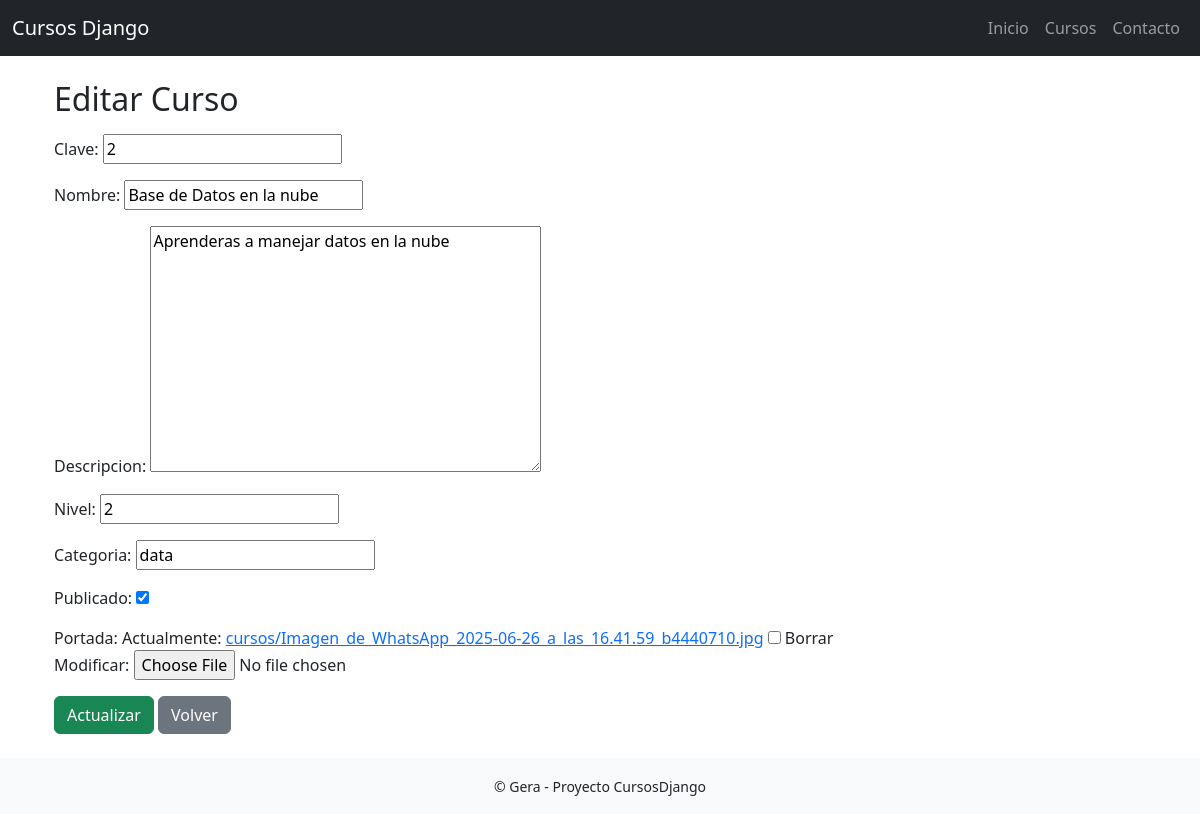
/crud/editar/2/, run on the app's committed database.
### cursos/models.py (models this page shows, shortened)
class Curso(models.Model):
    clave = models.CharField(max_length=20)
    nombre = models.CharField(max_length=100)
    descripcion = models.TextField()
    nivel = models.CharField(max_length=50)
    categoria = models.CharField(max_length=50)
    publicado = models.BooleanField(default=False)
    portada = models.ImageField(upload_to='cursos/', blank=True, null=True)
    fecha_creacion = models.DateTimeField(auto_now_add=True)

### cursos/views.py (the view)
# urls.py: path('editar/<int:id>/', views.editar_curso, name='editar_curso'),
def editar_curso(request, id):
    curso = get_object_or_404(Curso, id=id)
    form = CursoForm(request.POST or None, request.FILES or None, instance=curso)
    if form.is_valid():
        form.save()
        return redirect('lista_cursos')
    return render(request, 'cursos/editar_curso.html', {'form': form})

### cursos/forms.py
class CursoForm(forms.ModelForm):
    class Meta:
        model = Curso
        fields = '__all__'

### cursos/templates/cursos/editar_curso.html (shortened to what this page needs)
{% extends 'base.html' %}
{% block content %}
<div class="container mt-4">
    <h2 class="mb-3">Editar Curso</h2>
    <form method="POST" enctype="multipart/form-data">
        {{ form.as_p }}
        <button type="submit" class="btn btn-success">Actualizar</button>
        <a href="{% url 'lista_cursos' %}" class="btn btn-secondary">Volver</a>
    </form>
</div>
{% endblock %}

### data on the page
Curso: clave "2", nombre "Base de Datos en la nube", descripcion "Aprenderas a manejar datos en la nube", nivel "2", categoria "data", publicado "☑"
